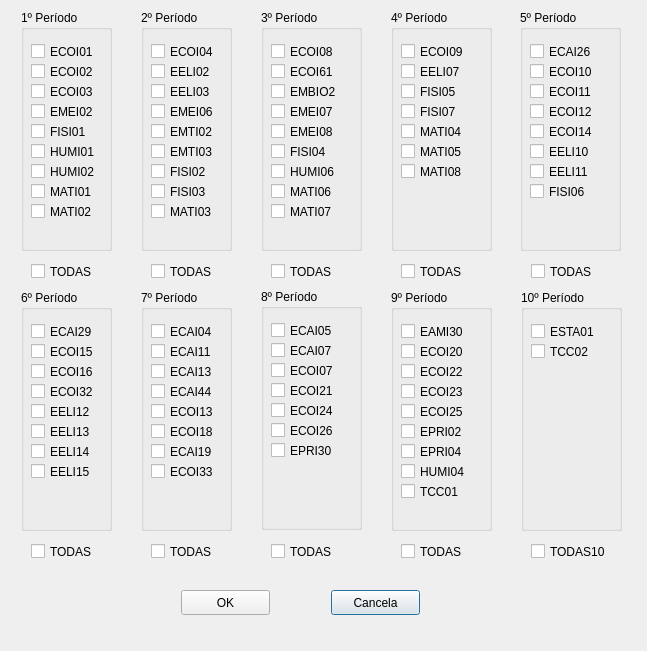
<?xml version="1.0" encoding="UTF-8"?>
<ui version="4.0">
 <class>TelaReprovadas</class>
 <widget class="QDialog" name="TelaReprovadas">
  <property name="geometry">
   <rect>
    <x>0</x>
    <y>0</y>
    <width>647</width>
    <height>651</height>
   </rect>
  </property>
  <property name="windowTitle">
   <string>Adicionar Reprovadas</string>
  </property>
  <widget class="QGroupBox" name="groupBox">
   <property name="geometry">
    <rect>
     <x>21</x>
     <y>10</y>
     <width>91</width>
     <height>241</height>
    </rect>
   </property>
   <property name="title">
    <string>1º Período</string>
   </property>
   <widget class="QCheckBox" name="checkBox">
    <property name="geometry">
     <rect>
      <x>10</x>
      <y>30</y>
      <width>92</width>
      <height>23</height>
     </rect>
    </property>
    <property name="text">
     <string>ECOI01</string>
    </property>
   </widget>
   <widget class="QCheckBox" name="checkBox_2">
    <property name="geometry">
     <rect>
      <x>10</x>
      <y>50</y>
      <width>92</width>
      <height>23</height>
     </rect>
    </property>
    <property name="text">
     <string>ECOI02</string>
    </property>
   </widget>
   <widget class="QCheckBox" name="checkBox_3">
    <property name="geometry">
     <rect>
      <x>10</x>
      <y>70</y>
      <width>92</width>
      <height>23</height>
     </rect>
    </property>
    <property name="text">
     <string>ECOI03</string>
    </property>
   </widget>
   <widget class="QCheckBox" name="checkBox_4">
    <property name="geometry">
     <rect>
      <x>10</x>
      <y>90</y>
      <width>92</width>
      <height>23</height>
     </rect>
    </property>
    <property name="text">
     <string>EMEI02</string>
    </property>
   </widget>
   <widget class="QCheckBox" name="checkBox_5">
    <property name="geometry">
     <rect>
      <x>10</x>
      <y>110</y>
      <width>92</width>
      <height>23</height>
     </rect>
    </property>
    <property name="text">
     <string>FISI01</string>
    </property>
   </widget>
   <widget class="QCheckBox" name="checkBox_6">
    <property name="geometry">
     <rect>
      <x>10</x>
      <y>130</y>
      <width>92</width>
      <height>23</height>
     </rect>
    </property>
    <property name="text">
     <string>HUMI01</string>
    </property>
   </widget>
   <widget class="QCheckBox" name="checkBox_7">
    <property name="geometry">
     <rect>
      <x>10</x>
      <y>150</y>
      <width>92</width>
      <height>23</height>
     </rect>
    </property>
    <property name="text">
     <string>HUMI02</string>
    </property>
   </widget>
   <widget class="QCheckBox" name="checkBox_8">
    <property name="geometry">
     <rect>
      <x>10</x>
      <y>170</y>
      <width>92</width>
      <height>23</height>
     </rect>
    </property>
    <property name="text">
     <string>MATI01</string>
    </property>
   </widget>
   <widget class="QCheckBox" name="checkBox_9">
    <property name="geometry">
     <rect>
      <x>10</x>
      <y>190</y>
      <width>92</width>
      <height>23</height>
     </rect>
    </property>
    <property name="text">
     <string>MATI02</string>
    </property>
   </widget>
  </widget>
  <widget class="QGroupBox" name="groupBox_8">
   <property name="geometry">
    <rect>
     <x>261</x>
     <y>289</y>
     <width>101</width>
     <height>241</height>
    </rect>
   </property>
   <property name="title">
    <string>8º Período</string>
   </property>
   <widget class="QCheckBox" name="checkBox_59">
    <property name="geometry">
     <rect>
      <x>10</x>
      <y>30</y>
      <width>92</width>
      <height>23</height>
     </rect>
    </property>
    <property name="text">
     <string>ECAI05</string>
    </property>
   </widget>
   <widget class="QCheckBox" name="checkBox_60">
    <property name="geometry">
     <rect>
      <x>10</x>
      <y>50</y>
      <width>92</width>
      <height>23</height>
     </rect>
    </property>
    <property name="text">
     <string>ECAI07</string>
    </property>
   </widget>
   <widget class="QCheckBox" name="checkBox_61">
    <property name="geometry">
     <rect>
      <x>10</x>
      <y>70</y>
      <width>92</width>
      <height>23</height>
     </rect>
    </property>
    <property name="text">
     <string>ECOI07</string>
    </property>
   </widget>
   <widget class="QCheckBox" name="checkBox_62">
    <property name="geometry">
     <rect>
      <x>10</x>
      <y>90</y>
      <width>92</width>
      <height>23</height>
     </rect>
    </property>
    <property name="text">
     <string>ECOI21</string>
    </property>
   </widget>
   <widget class="QCheckBox" name="checkBox_63">
    <property name="geometry">
     <rect>
      <x>10</x>
      <y>110</y>
      <width>92</width>
      <height>23</height>
     </rect>
    </property>
    <property name="text">
     <string>ECOI24</string>
    </property>
   </widget>
   <widget class="QCheckBox" name="checkBox_64">
    <property name="geometry">
     <rect>
      <x>10</x>
      <y>130</y>
      <width>92</width>
      <height>23</height>
     </rect>
    </property>
    <property name="text">
     <string>ECOI26</string>
    </property>
   </widget>
   <widget class="QCheckBox" name="checkBox_65">
    <property name="geometry">
     <rect>
      <x>10</x>
      <y>150</y>
      <width>92</width>
      <height>23</height>
     </rect>
    </property>
    <property name="text">
     <string>EPRI30</string>
    </property>
   </widget>
  </widget>
  <widget class="QGroupBox" name="groupBox_10">
   <property name="geometry">
    <rect>
     <x>521</x>
     <y>290</y>
     <width>101</width>
     <height>241</height>
    </rect>
   </property>
   <property name="title">
    <string>10º Período</string>
   </property>
   <widget class="QCheckBox" name="checkBox_75">
    <property name="geometry">
     <rect>
      <x>10</x>
      <y>30</y>
      <width>92</width>
      <height>23</height>
     </rect>
    </property>
    <property name="text">
     <string>ESTA01</string>
    </property>
   </widget>
   <widget class="QCheckBox" name="checkBox_76">
    <property name="geometry">
     <rect>
      <x>10</x>
      <y>50</y>
      <width>92</width>
      <height>23</height>
     </rect>
    </property>
    <property name="text">
     <string>TCC02</string>
    </property>
   </widget>
  </widget>
  <widget class="QCheckBox" name="checkBox_TODAS5">
   <property name="geometry">
    <rect>
     <x>531</x>
     <y>260</y>
     <width>92</width>
     <height>23</height>
    </rect>
   </property>
   <property name="text">
    <string>TODAS</string>
   </property>
  </widget>
  <widget class="QGroupBox" name="groupBox_2">
   <property name="geometry">
    <rect>
     <x>141</x>
     <y>10</y>
     <width>91</width>
     <height>241</height>
    </rect>
   </property>
   <property name="title">
    <string>2º Período</string>
   </property>
   <widget class="QCheckBox" name="checkBox_11">
    <property name="geometry">
     <rect>
      <x>10</x>
      <y>30</y>
      <width>92</width>
      <height>23</height>
     </rect>
    </property>
    <property name="text">
     <string>ECOI04</string>
    </property>
   </widget>
   <widget class="QCheckBox" name="checkBox_12">
    <property name="geometry">
     <rect>
      <x>10</x>
      <y>50</y>
      <width>92</width>
      <height>23</height>
     </rect>
    </property>
    <property name="text">
     <string>EELI02</string>
    </property>
   </widget>
   <widget class="QCheckBox" name="checkBox_13">
    <property name="geometry">
     <rect>
      <x>10</x>
      <y>70</y>
      <width>92</width>
      <height>23</height>
     </rect>
    </property>
    <property name="text">
     <string>EELI03</string>
    </property>
   </widget>
   <widget class="QCheckBox" name="checkBox_14">
    <property name="geometry">
     <rect>
      <x>10</x>
      <y>90</y>
      <width>92</width>
      <height>23</height>
     </rect>
    </property>
    <property name="text">
     <string>EMEI06</string>
    </property>
   </widget>
   <widget class="QCheckBox" name="checkBox_15">
    <property name="geometry">
     <rect>
      <x>10</x>
      <y>110</y>
      <width>92</width>
      <height>23</height>
     </rect>
    </property>
    <property name="text">
     <string>EMTI02</string>
    </property>
   </widget>
   <widget class="QCheckBox" name="checkBox_16">
    <property name="geometry">
     <rect>
      <x>10</x>
      <y>130</y>
      <width>92</width>
      <height>23</height>
     </rect>
    </property>
    <property name="text">
     <string>EMTI03</string>
    </property>
   </widget>
   <widget class="QCheckBox" name="checkBox_17">
    <property name="geometry">
     <rect>
      <x>10</x>
      <y>150</y>
      <width>92</width>
      <height>23</height>
     </rect>
    </property>
    <property name="text">
     <string>FISI02</string>
    </property>
   </widget>
   <widget class="QCheckBox" name="checkBox_18">
    <property name="geometry">
     <rect>
      <x>10</x>
      <y>170</y>
      <width>92</width>
      <height>23</height>
     </rect>
    </property>
    <property name="text">
     <string>FISI03</string>
    </property>
   </widget>
   <widget class="QCheckBox" name="checkBox_19">
    <property name="geometry">
     <rect>
      <x>10</x>
      <y>190</y>
      <width>92</width>
      <height>23</height>
     </rect>
    </property>
    <property name="text">
     <string>MATI03</string>
    </property>
   </widget>
  </widget>
  <widget class="QGroupBox" name="groupBox_4">
   <property name="geometry">
    <rect>
     <x>391</x>
     <y>10</y>
     <width>101</width>
     <height>241</height>
    </rect>
   </property>
   <property name="title">
    <string>4º Período</string>
   </property>
   <widget class="QCheckBox" name="checkBox_29">
    <property name="geometry">
     <rect>
      <x>10</x>
      <y>30</y>
      <width>92</width>
      <height>23</height>
     </rect>
    </property>
    <property name="text">
     <string>ECOI09</string>
    </property>
   </widget>
   <widget class="QCheckBox" name="checkBox_30">
    <property name="geometry">
     <rect>
      <x>10</x>
      <y>50</y>
      <width>92</width>
      <height>23</height>
     </rect>
    </property>
    <property name="text">
     <string>EELI07</string>
    </property>
   </widget>
   <widget class="QCheckBox" name="checkBox_31">
    <property name="geometry">
     <rect>
      <x>10</x>
      <y>70</y>
      <width>92</width>
      <height>23</height>
     </rect>
    </property>
    <property name="text">
     <string>FISI05</string>
    </property>
   </widget>
   <widget class="QCheckBox" name="checkBox_32">
    <property name="geometry">
     <rect>
      <x>10</x>
      <y>90</y>
      <width>92</width>
      <height>23</height>
     </rect>
    </property>
    <property name="text">
     <string>FISI07</string>
    </property>
   </widget>
   <widget class="QCheckBox" name="checkBox_33">
    <property name="geometry">
     <rect>
      <x>10</x>
      <y>110</y>
      <width>92</width>
      <height>23</height>
     </rect>
    </property>
    <property name="text">
     <string>MATI04</string>
    </property>
   </widget>
   <widget class="QCheckBox" name="checkBox_34">
    <property name="geometry">
     <rect>
      <x>10</x>
      <y>130</y>
      <width>92</width>
      <height>23</height>
     </rect>
    </property>
    <property name="text">
     <string>MATI05</string>
    </property>
   </widget>
   <widget class="QCheckBox" name="checkBox_35">
    <property name="geometry">
     <rect>
      <x>10</x>
      <y>150</y>
      <width>92</width>
      <height>23</height>
     </rect>
    </property>
    <property name="text">
     <string>MATI08</string>
    </property>
   </widget>
  </widget>
  <widget class="QGroupBox" name="groupBox_7">
   <property name="geometry">
    <rect>
     <x>141</x>
     <y>290</y>
     <width>91</width>
     <height>241</height>
    </rect>
   </property>
   <property name="title">
    <string>7º Período</string>
   </property>
   <widget class="QCheckBox" name="checkBox_51">
    <property name="geometry">
     <rect>
      <x>10</x>
      <y>30</y>
      <width>92</width>
      <height>23</height>
     </rect>
    </property>
    <property name="text">
     <string>ECAI04</string>
    </property>
   </widget>
   <widget class="QCheckBox" name="checkBox_52">
    <property name="geometry">
     <rect>
      <x>10</x>
      <y>50</y>
      <width>92</width>
      <height>23</height>
     </rect>
    </property>
    <property name="text">
     <string>ECAI11</string>
    </property>
   </widget>
   <widget class="QCheckBox" name="checkBox_53">
    <property name="geometry">
     <rect>
      <x>10</x>
      <y>70</y>
      <width>92</width>
      <height>23</height>
     </rect>
    </property>
    <property name="text">
     <string>ECAI13</string>
    </property>
   </widget>
   <widget class="QCheckBox" name="checkBox_54">
    <property name="geometry">
     <rect>
      <x>10</x>
      <y>90</y>
      <width>92</width>
      <height>23</height>
     </rect>
    </property>
    <property name="text">
     <string>ECAI44</string>
    </property>
   </widget>
   <widget class="QCheckBox" name="checkBox_55">
    <property name="geometry">
     <rect>
      <x>10</x>
      <y>110</y>
      <width>92</width>
      <height>23</height>
     </rect>
    </property>
    <property name="text">
     <string>ECOI13</string>
    </property>
   </widget>
   <widget class="QCheckBox" name="checkBox_56">
    <property name="geometry">
     <rect>
      <x>10</x>
      <y>130</y>
      <width>92</width>
      <height>23</height>
     </rect>
    </property>
    <property name="text">
     <string>ECOI18</string>
    </property>
   </widget>
   <widget class="QCheckBox" name="checkBox_57">
    <property name="geometry">
     <rect>
      <x>10</x>
      <y>150</y>
      <width>92</width>
      <height>23</height>
     </rect>
    </property>
    <property name="text">
     <string>ECAI19</string>
    </property>
   </widget>
   <widget class="QCheckBox" name="checkBox_58">
    <property name="geometry">
     <rect>
      <x>10</x>
      <y>170</y>
      <width>92</width>
      <height>23</height>
     </rect>
    </property>
    <property name="text">
     <string>ECOI33</string>
    </property>
   </widget>
  </widget>
  <widget class="QGroupBox" name="groupBox_3">
   <property name="geometry">
    <rect>
     <x>261</x>
     <y>10</y>
     <width>101</width>
     <height>241</height>
    </rect>
   </property>
   <property name="title">
    <string>3º Período</string>
   </property>
   <widget class="QCheckBox" name="checkBox_20">
    <property name="geometry">
     <rect>
      <x>10</x>
      <y>30</y>
      <width>92</width>
      <height>23</height>
     </rect>
    </property>
    <property name="text">
     <string>ECOI08</string>
    </property>
   </widget>
   <widget class="QCheckBox" name="checkBox_21">
    <property name="geometry">
     <rect>
      <x>10</x>
      <y>50</y>
      <width>92</width>
      <height>23</height>
     </rect>
    </property>
    <property name="text">
     <string>ECOI61</string>
    </property>
   </widget>
   <widget class="QCheckBox" name="checkBox_22">
    <property name="geometry">
     <rect>
      <x>10</x>
      <y>70</y>
      <width>92</width>
      <height>23</height>
     </rect>
    </property>
    <property name="text">
     <string>EMBIO2</string>
    </property>
   </widget>
   <widget class="QCheckBox" name="checkBox_23">
    <property name="geometry">
     <rect>
      <x>10</x>
      <y>90</y>
      <width>92</width>
      <height>23</height>
     </rect>
    </property>
    <property name="text">
     <string>EMEI07</string>
    </property>
   </widget>
   <widget class="QCheckBox" name="checkBox_24">
    <property name="geometry">
     <rect>
      <x>10</x>
      <y>110</y>
      <width>92</width>
      <height>23</height>
     </rect>
    </property>
    <property name="text">
     <string>EMEI08</string>
    </property>
   </widget>
   <widget class="QCheckBox" name="checkBox_25">
    <property name="geometry">
     <rect>
      <x>10</x>
      <y>130</y>
      <width>92</width>
      <height>23</height>
     </rect>
    </property>
    <property name="text">
     <string>FISI04</string>
    </property>
   </widget>
   <widget class="QCheckBox" name="checkBox_26">
    <property name="geometry">
     <rect>
      <x>10</x>
      <y>150</y>
      <width>92</width>
      <height>23</height>
     </rect>
    </property>
    <property name="text">
     <string>HUMI06</string>
    </property>
   </widget>
   <widget class="QCheckBox" name="checkBox_27">
    <property name="geometry">
     <rect>
      <x>10</x>
      <y>170</y>
      <width>92</width>
      <height>23</height>
     </rect>
    </property>
    <property name="text">
     <string>MATI06</string>
    </property>
   </widget>
   <widget class="QCheckBox" name="checkBox_28">
    <property name="geometry">
     <rect>
      <x>10</x>
      <y>190</y>
      <width>92</width>
      <height>23</height>
     </rect>
    </property>
    <property name="text">
     <string>MATI07</string>
    </property>
   </widget>
  </widget>
  <widget class="QCheckBox" name="checkBox_TODAS2">
   <property name="geometry">
    <rect>
     <x>151</x>
     <y>260</y>
     <width>92</width>
     <height>23</height>
    </rect>
   </property>
   <property name="text">
    <string>TODAS</string>
   </property>
  </widget>
  <widget class="QGroupBox" name="groupBox_6">
   <property name="geometry">
    <rect>
     <x>21</x>
     <y>290</y>
     <width>91</width>
     <height>241</height>
    </rect>
   </property>
   <property name="title">
    <string>6º Período</string>
   </property>
   <widget class="QCheckBox" name="checkBox_43">
    <property name="geometry">
     <rect>
      <x>10</x>
      <y>30</y>
      <width>92</width>
      <height>23</height>
     </rect>
    </property>
    <property name="text">
     <string>ECAI29</string>
    </property>
   </widget>
   <widget class="QCheckBox" name="checkBox_44">
    <property name="geometry">
     <rect>
      <x>10</x>
      <y>50</y>
      <width>92</width>
      <height>23</height>
     </rect>
    </property>
    <property name="text">
     <string>ECOI15</string>
    </property>
   </widget>
   <widget class="QCheckBox" name="checkBox_45">
    <property name="geometry">
     <rect>
      <x>10</x>
      <y>70</y>
      <width>92</width>
      <height>23</height>
     </rect>
    </property>
    <property name="text">
     <string>ECOI16</string>
    </property>
   </widget>
   <widget class="QCheckBox" name="checkBox_46">
    <property name="geometry">
     <rect>
      <x>10</x>
      <y>90</y>
      <width>92</width>
      <height>23</height>
     </rect>
    </property>
    <property name="text">
     <string>ECOI32</string>
    </property>
   </widget>
   <widget class="QCheckBox" name="checkBox_47">
    <property name="geometry">
     <rect>
      <x>10</x>
      <y>110</y>
      <width>92</width>
      <height>23</height>
     </rect>
    </property>
    <property name="text">
     <string>EELI12</string>
    </property>
   </widget>
   <widget class="QCheckBox" name="checkBox_48">
    <property name="geometry">
     <rect>
      <x>10</x>
      <y>130</y>
      <width>92</width>
      <height>23</height>
     </rect>
    </property>
    <property name="text">
     <string>EELI13</string>
    </property>
   </widget>
   <widget class="QCheckBox" name="checkBox_49">
    <property name="geometry">
     <rect>
      <x>10</x>
      <y>150</y>
      <width>92</width>
      <height>23</height>
     </rect>
    </property>
    <property name="text">
     <string>EELI14</string>
    </property>
   </widget>
   <widget class="QCheckBox" name="checkBox_50">
    <property name="geometry">
     <rect>
      <x>10</x>
      <y>170</y>
      <width>92</width>
      <height>23</height>
     </rect>
    </property>
    <property name="text">
     <string>EELI15</string>
    </property>
   </widget>
  </widget>
  <widget class="QCheckBox" name="checkBox_TODAS6">
   <property name="geometry">
    <rect>
     <x>31</x>
     <y>540</y>
     <width>92</width>
     <height>23</height>
    </rect>
   </property>
   <property name="text">
    <string>TODAS</string>
   </property>
  </widget>
  <widget class="QGroupBox" name="groupBox_9">
   <property name="geometry">
    <rect>
     <x>391</x>
     <y>290</y>
     <width>101</width>
     <height>241</height>
    </rect>
   </property>
   <property name="title">
    <string>9º Período</string>
   </property>
   <widget class="QCheckBox" name="checkBox_66">
    <property name="geometry">
     <rect>
      <x>10</x>
      <y>30</y>
      <width>92</width>
      <height>23</height>
     </rect>
    </property>
    <property name="text">
     <string>EAMI30</string>
    </property>
   </widget>
   <widget class="QCheckBox" name="checkBox_67">
    <property name="geometry">
     <rect>
      <x>10</x>
      <y>50</y>
      <width>92</width>
      <height>23</height>
     </rect>
    </property>
    <property name="text">
     <string>ECOI20</string>
    </property>
   </widget>
   <widget class="QCheckBox" name="checkBox_68">
    <property name="geometry">
     <rect>
      <x>10</x>
      <y>70</y>
      <width>92</width>
      <height>23</height>
     </rect>
    </property>
    <property name="text">
     <string>ECOI22</string>
    </property>
   </widget>
   <widget class="QCheckBox" name="checkBox_69">
    <property name="geometry">
     <rect>
      <x>10</x>
      <y>90</y>
      <width>92</width>
      <height>23</height>
     </rect>
    </property>
    <property name="text">
     <string>ECOI23</string>
    </property>
   </widget>
   <widget class="QCheckBox" name="checkBox_70">
    <property name="geometry">
     <rect>
      <x>10</x>
      <y>110</y>
      <width>92</width>
      <height>23</height>
     </rect>
    </property>
    <property name="text">
     <string>ECOI25</string>
    </property>
   </widget>
   <widget class="QCheckBox" name="checkBox_71">
    <property name="geometry">
     <rect>
      <x>10</x>
      <y>130</y>
      <width>92</width>
      <height>23</height>
     </rect>
    </property>
    <property name="text">
     <string>EPRI02</string>
    </property>
   </widget>
   <widget class="QCheckBox" name="checkBox_72">
    <property name="geometry">
     <rect>
      <x>10</x>
      <y>150</y>
      <width>92</width>
      <height>23</height>
     </rect>
    </property>
    <property name="text">
     <string>EPRI04</string>
    </property>
   </widget>
   <widget class="QCheckBox" name="checkBox_73">
    <property name="geometry">
     <rect>
      <x>10</x>
      <y>170</y>
      <width>92</width>
      <height>23</height>
     </rect>
    </property>
    <property name="text">
     <string>HUMI04</string>
    </property>
   </widget>
   <widget class="QCheckBox" name="checkBox_74">
    <property name="geometry">
     <rect>
      <x>10</x>
      <y>190</y>
      <width>92</width>
      <height>23</height>
     </rect>
    </property>
    <property name="text">
     <string>TCC01</string>
    </property>
   </widget>
  </widget>
  <widget class="QCheckBox" name="checkBox_TODAS3">
   <property name="geometry">
    <rect>
     <x>271</x>
     <y>260</y>
     <width>92</width>
     <height>23</height>
    </rect>
   </property>
   <property name="text">
    <string>TODAS</string>
   </property>
  </widget>
  <widget class="QCheckBox" name="checkBox_TODAS7">
   <property name="geometry">
    <rect>
     <x>151</x>
     <y>540</y>
     <width>92</width>
     <height>23</height>
    </rect>
   </property>
   <property name="text">
    <string>TODAS</string>
   </property>
  </widget>
  <widget class="QCheckBox" name="checkBox_TODAS1">
   <property name="geometry">
    <rect>
     <x>31</x>
     <y>260</y>
     <width>92</width>
     <height>23</height>
    </rect>
   </property>
   <property name="text">
    <string>TODAS</string>
   </property>
  </widget>
  <widget class="QPushButton" name="pushButton_CANCELA">
   <property name="geometry">
    <rect>
     <x>331</x>
     <y>590</y>
     <width>89</width>
     <height>25</height>
    </rect>
   </property>
   <property name="text">
    <string>Cancela</string>
   </property>
  </widget>
  <widget class="QPushButton" name="pushButton_OK">
   <property name="geometry">
    <rect>
     <x>181</x>
     <y>590</y>
     <width>89</width>
     <height>25</height>
    </rect>
   </property>
   <property name="text">
    <string>OK</string>
   </property>
  </widget>
  <widget class="QCheckBox" name="checkBox_TODAS8">
   <property name="geometry">
    <rect>
     <x>271</x>
     <y>540</y>
     <width>92</width>
     <height>23</height>
    </rect>
   </property>
   <property name="text">
    <string>TODAS</string>
   </property>
  </widget>
  <widget class="QCheckBox" name="checkBox_TODAS9">
   <property name="geometry">
    <rect>
     <x>401</x>
     <y>540</y>
     <width>92</width>
     <height>23</height>
    </rect>
   </property>
   <property name="text">
    <string>TODAS</string>
   </property>
  </widget>
  <widget class="QCheckBox" name="checkBox_TODAS10">
   <property name="geometry">
    <rect>
     <x>531</x>
     <y>540</y>
     <width>92</width>
     <height>23</height>
    </rect>
   </property>
   <property name="text">
    <string>TODAS10</string>
   </property>
  </widget>
  <widget class="QCheckBox" name="checkBox_TODAS4">
   <property name="geometry">
    <rect>
     <x>401</x>
     <y>260</y>
     <width>92</width>
     <height>23</height>
    </rect>
   </property>
   <property name="text">
    <string>TODAS</string>
   </property>
  </widget>
  <widget class="QGroupBox" name="groupBox_5">
   <property name="geometry">
    <rect>
     <x>520</x>
     <y>10</y>
     <width>101</width>
     <height>241</height>
    </rect>
   </property>
   <property name="title">
    <string>5º Período</string>
   </property>
   <widget class="QCheckBox" name="checkBox_10">
    <property name="geometry">
     <rect>
      <x>10</x>
      <y>30</y>
      <width>92</width>
      <height>23</height>
     </rect>
    </property>
    <property name="text">
     <string>ECAI26</string>
    </property>
   </widget>
   <widget class="QCheckBox" name="checkBox_36">
    <property name="geometry">
     <rect>
      <x>10</x>
      <y>50</y>
      <width>92</width>
      <height>23</height>
     </rect>
    </property>
    <property name="text">
     <string>ECOI10</string>
    </property>
   </widget>
   <widget class="QCheckBox" name="checkBox_37">
    <property name="geometry">
     <rect>
      <x>10</x>
      <y>70</y>
      <width>92</width>
      <height>23</height>
     </rect>
    </property>
    <property name="text">
     <string>ECOI11</string>
    </property>
   </widget>
   <widget class="QCheckBox" name="checkBox_38">
    <property name="geometry">
     <rect>
      <x>10</x>
      <y>90</y>
      <width>92</width>
      <height>23</height>
     </rect>
    </property>
    <property name="text">
     <string>ECOI12</string>
    </property>
   </widget>
   <widget class="QCheckBox" name="checkBox_39">
    <property name="geometry">
     <rect>
      <x>10</x>
      <y>110</y>
      <width>92</width>
      <height>23</height>
     </rect>
    </property>
    <property name="text">
     <string>ECOI14</string>
    </property>
   </widget>
   <widget class="QCheckBox" name="checkBox_40">
    <property name="geometry">
     <rect>
      <x>10</x>
      <y>130</y>
      <width>92</width>
      <height>23</height>
     </rect>
    </property>
    <property name="text">
     <string>EELI10</string>
    </property>
   </widget>
   <widget class="QCheckBox" name="checkBox_41">
    <property name="geometry">
     <rect>
      <x>10</x>
      <y>150</y>
      <width>92</width>
      <height>23</height>
     </rect>
    </property>
    <property name="text">
     <string>EELI11</string>
    </property>
   </widget>
   <widget class="QCheckBox" name="checkBox_42">
    <property name="geometry">
     <rect>
      <x>10</x>
      <y>170</y>
      <width>92</width>
      <height>23</height>
     </rect>
    </property>
    <property name="text">
     <string>FISI06</string>
    </property>
   </widget>
  </widget>
 </widget>
 <resources/>
 <connections/>
</ui>
